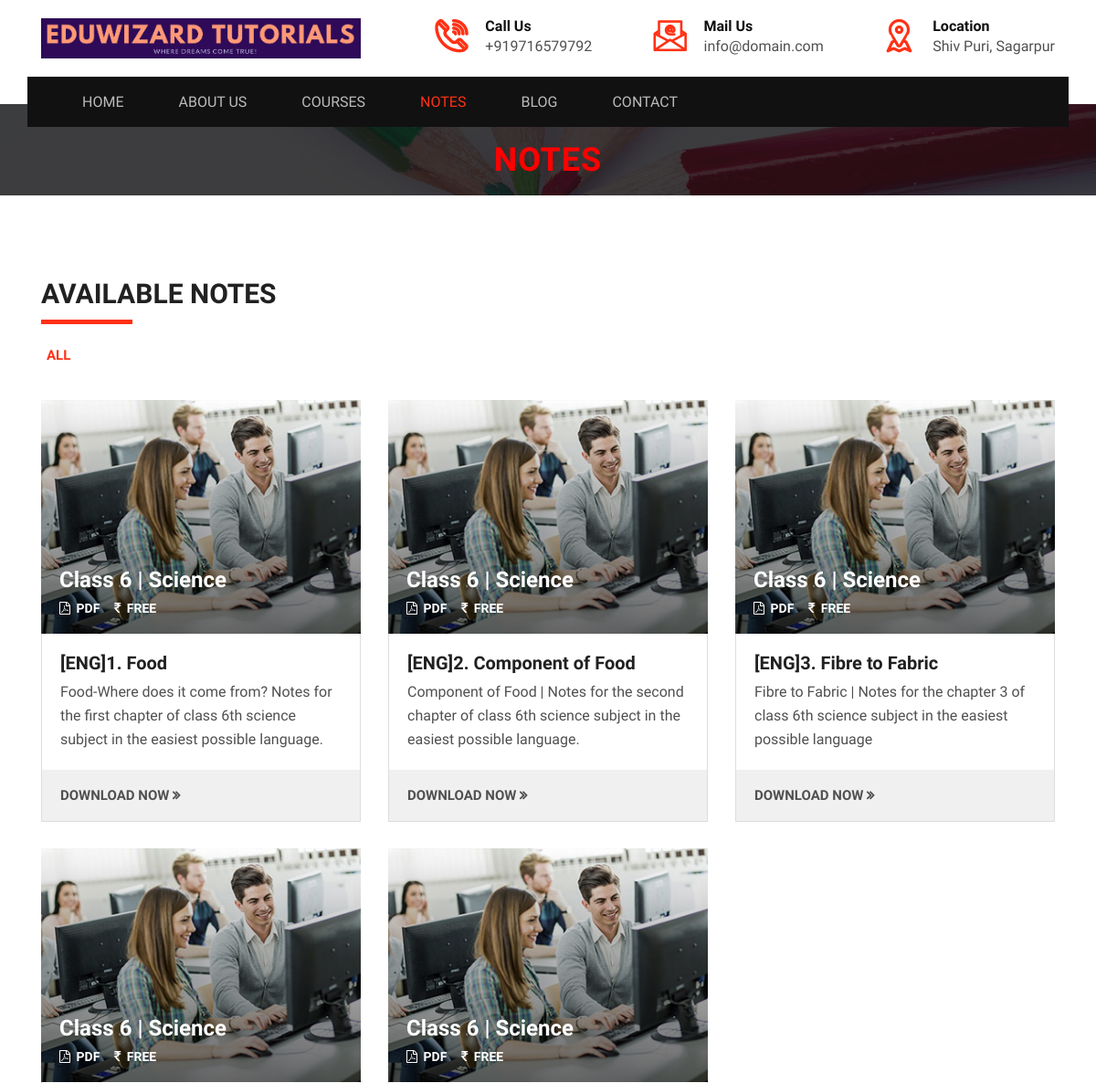
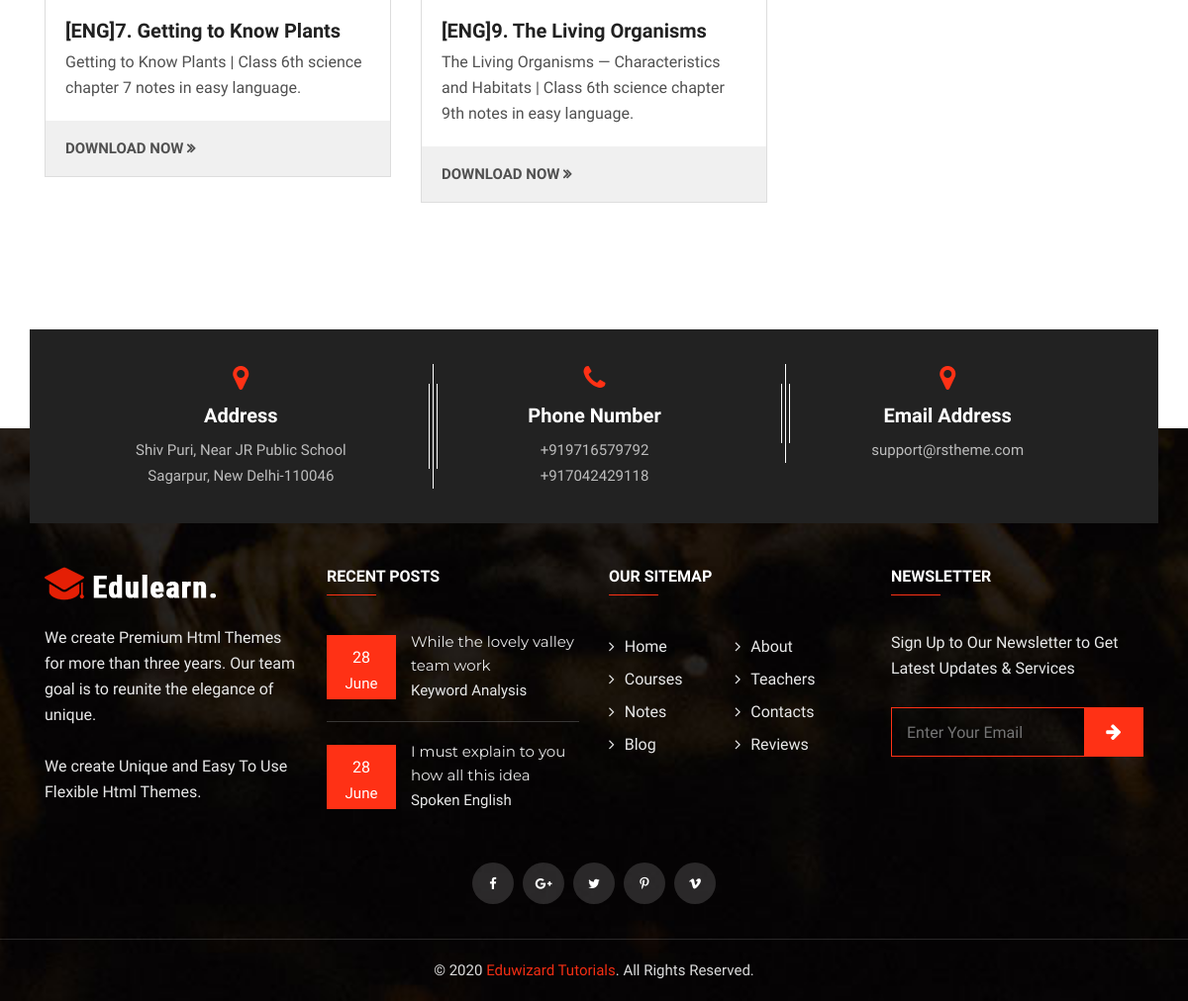
/notes/class/6/, run on the app's committed database (2 pictures, top to bottom).
### notes/models.py (models this page shows)
class Note(models.Model):
    note_class = models.CharField(max_length=10)
    subject = models.CharField(max_length=25)
    chapter = models.CharField(max_length=25)
    notes_document = models.FileField(upload_to='documents/')
    language = models.CharField(max_length=25)
    description = models.CharField(max_length=255, blank=True)
    uploaded_at = models.DateTimeField(auto_now_add=True)
    def __str__(self):
    	return self.note_class + ' | ' + self.subject + ' | ' + self.chapter + ' | ' + self.language

### notes/views.py (the view)
# urls.py: url(r'^class/(?P<std>[\w]+)/$', views.ClassNotesView, name="ClassNotesView"),
def ClassNotesView(request, std):
	objs = Note.objects.filter(note_class__iexact=std)
	print(objs)
	return render(request, 'notes/class_notes.html', {'notes': objs})

### templates/notes/class_notes.html (shortened to what this page needs)
{% extends "base.html" %}
{% load staticfiles %}
{% block block_navbar %}
    <ul class="nav-menu">
        <li class="menu-item-has-children"> <a href="{% url 'IndexView' %}" class="home">Home</a></li>
        <li class="menu-item-has-children"> <a href="#">About Us</a>
        </li>
        <li class="menu-item-has-children"> <a href="{% url 'CoursesView' %}">Courses</a></li>
        <li class="menu-item-has-children current-menu-item current_page_item"> <a href="{% url 'NotesView' %}">Notes</a></li>
        <li class="menu-item-has-children"> <a href="{% url 'BlogView' %}">Blog</a></li>
        <li class="menu-item-has-children"> <a href="{% url 'ContactView' %}">Contact</a></li>
    </ul>
{% endblock block_navbar %}
{% block block_pagename %}
    Notes
{% endblock block_pagename %}
{% block block_body %}
   <div id="rs-courses-3" class="rs-courses-3 sec-spacer">
        <div class="container">
            <div class="abt-title">
                <h2>AVAILABLE NOTES</h2>
            </div>
            <div class="gridFilter">
                <button class="active" data-filter="*">ALL</button>
            </div>
            <div class="row grid">
                {% for i in notes %}
                    <div class="col-lg-4 col-md-6 grid-item filter1">
                        <div class="course-item">
                            <div class="course-img">
                                <img src="{% static "images/courses/10.jpg" %}" alt="" />
                                <div class="course-toolbar">
                                    <h4 class="course-category"><a href="#">Class {{i.note_class}} | {{i.subject}}</a></h4>
                                    <div class="course-date">
                                        <i class="fa fa-file-pdf-o"></i> PDF
                                    </div>
                                    <div class="course-duration">
                                        <i class="fa fa-inr"></i> FREE
                                    </div>
                                </div>
                            </div>
                            <div class="course-body">
                                <div class="course-desc">
                                    <h4 class="course-title"><a href="courses-details.html">[{{i.language}}]{{i.chapter}}</a></h4>
                                    <p>
                                        {{i.description}}
                                    </p>
                                </div>
                            </div>
                            <div class="course-footer">
                                <div class="course-button">
                                    <a href="{{i.notes_document.url}}">DOWNLOAD NOW</a>
                                </div>
                            </div>
                        </div>
                    </div>
                {% endfor %}
            </div>
        </div>
    </div>
{% endblock block_body %}

### data on the page
Note: note_class "6", subject "Science", language "ENG", chapter "1. Food", description "Food-Where does it come from? Notes for the first chapter of class 6th science subject in the easiest possible language."
Note: note_class "6", subject "Science", language "ENG", chapter "2. Component of Food", description "Component of Food | Notes for the second chapter of class 6th science subject in the easiest possible language."
Note: note_class "6", subject "Science", language "ENG", chapter "3. Fibre to Fabric", description "Fibre to Fabric | Notes for the chapter 3 of class 6th science subject in the easiest possible language"
Note: note_class "6", subject "Science", language "ENG", chapter "7. Getting to Know Plants", description "Getting to Know Plants | Class 6th science chapter 7 notes in easy language."
Note: note_class "6", subject "Science", language "ENG", chapter "9. The Living Organisms", description "The Living Organisms — Characteristics and Habitats | Class 6th science chapter 9th notes in easy language."
